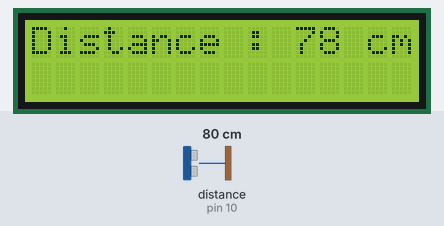
The sketch below on a simulated Arduino Uno, built with avr-gcc and run on an emulated ATmega328P. Shown: 16×2 character LCD. Wiring (inferred from the names in the program): ultrasonic range finder: trigger pin 9; echo pin 10. The inputs (shaded band) are chosen by the test bench; at power-on: distance to the obstacle (sensor on pin 10) 80 cm. The echo pulse lasts 58.3 µs per cm; what the sketch prints to the serial monitor is not drawn.

Above: at 1.3 s.
1.4 s: distance to the obstacle (sensor on pin 10) set to 120 cm
At 1.9 s:
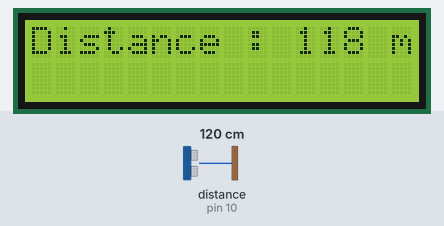
2.9 s: distance to the obstacle (sensor on pin 10) set to 9 cm
At 4.1 s:
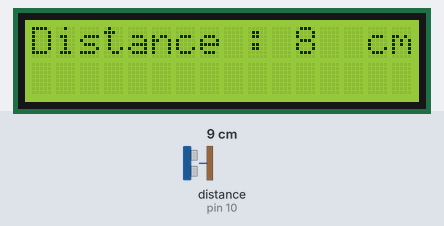
4.4 s: distance to the obstacle (sensor on pin 10) set to 35 cm
At 5.5 s:
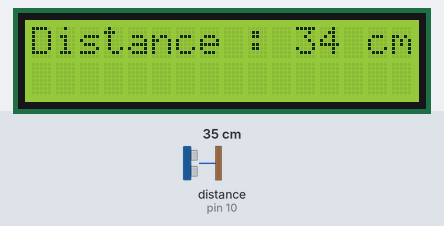
5.9 s: distance to the obstacle (sensor on pin 10) set to 18 cm
At 6.5 s:
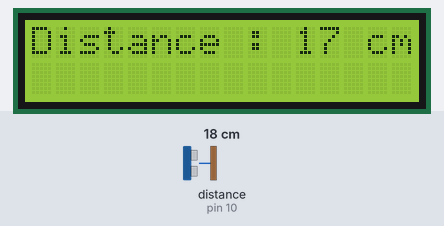
Timing chart, 0 to 8.4 s (numbered marks = the images above; inputs shaded):
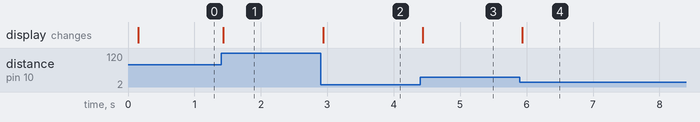

The sketch:

sketch_15_ultrasonic_sensor_1.ino
```cpp
#include <Wire.h>
#include <LiquidCrystal_I2C.h>

const int trigPin = 9;
const int echoPin = 10;
long duration;
int distance;

LiquidCrystal_I2C lcd(0x27, 16, 2);

void setup() {
  // put your setup code here, to run once:
  Serial.begin(9600);
  pinMode(trigPin, OUTPUT);
  pinMode(echoPin, INPUT);
  lcd.init(); // initialize the lcd
  lcd.init();
  // Print a message to the LCD.
  lcd.backlight();
}

void loop() {
  // put your main code here, to run repeatedly:
  digitalWrite(trigPin, LOW);
  delayMicroseconds(2);
  digitalWrite(trigPin, HIGH);
  delayMicroseconds(10);
  digitalWrite(trigPin, LOW);

  duration = pulseIn(echoPin, HIGH);
  distance = duration * 0.034 / 2;

  if (distance > 3) {
    Serial.print("Distance: ");
    Serial.print(distance);
    Serial.println("cm");

    lcd.setCursor(0, 0);
    lcd.print("Distance :    cm");
    lcd.setCursor(11, 0);
    lcd.print(distance);
    lcd.print(" ");


  }

}
```

Measured:
- after the input at 1.4 s, the display: changes at once (image 1)
- after the input at 2.9 s, the display: changes at once (image 2)
- after the input at 4.4 s, the display: changes at once (image 3)
- after the input at 5.9 s, the display: changes at once (image 4)
